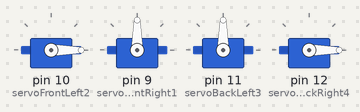
This sketch was run on a simulated Arduino Uno, built with avr-gcc and run on an emulated ATmega328P. Parts: 4 × servo.

Above: at 0.05 s.
At 1.25 s:
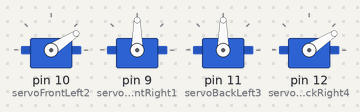
At 1.55 s:
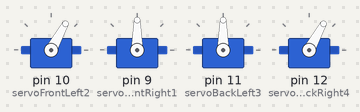
At 1.85 s:
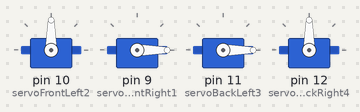
At 3.1 s:
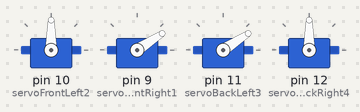
At 3.65 s:
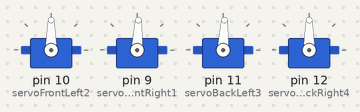
Timing chart, 0 to 8.4 s (numbered marks = the images above):
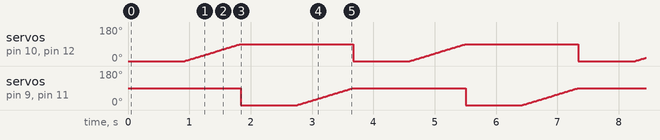

Measured:
- by itself, servo on pin 10 (servoFrontLeft2), servo on pin 9 (servoFrontRight1), servo on pin 11 (servoBackLeft3), servo on pin 12 (servoBackRight4): ramps from 0° to 90° and jumps back, once every 3.7 s

The sketch:

walking.ino
```cpp
#include <Servo.h>

// Define which servos are which leg
Servo servoFrontLeft2;   // Front Left Leg
Servo servoFrontRight1;  // Front Right Leg
Servo servoBackLeft3;    // Back Left Leg
Servo servoBackRight4;   // Back Right Leg

void setup() {
  // Attach each servo to a specific pin
  servoFrontLeft2.attach(10);
  servoFrontRight1.attach(9);
  servoBackLeft3.attach(11);
  servoBackRight4.attach(12);

  // Initialize all servos to 90 degrees/neutral position
  servoFrontLeft2.write(90);
  servoFrontRight1.write(90);
  servoBackLeft3.write(90);
  servoBackRight4.write(90);
}

void loop() {
  // Move Front Left and Back Right servos from -90° to 90° & then delays for smoother movement
  for (int pos = -90; pos <= 90; pos++) {
    servoFrontLeft2.write(pos);
    servoBackRight4.write(pos);
    delay(10);
  }

  // Move Front Right and Back Left servos from 90° to -90° (inverted movement) & then delays for smoother movement
  for (int pos = 90; pos >= -90; pos--) {
    servoFrontRight1.write(-pos);
    servoBackLeft3.write(-pos);
    delay(10);
  }
}
```
